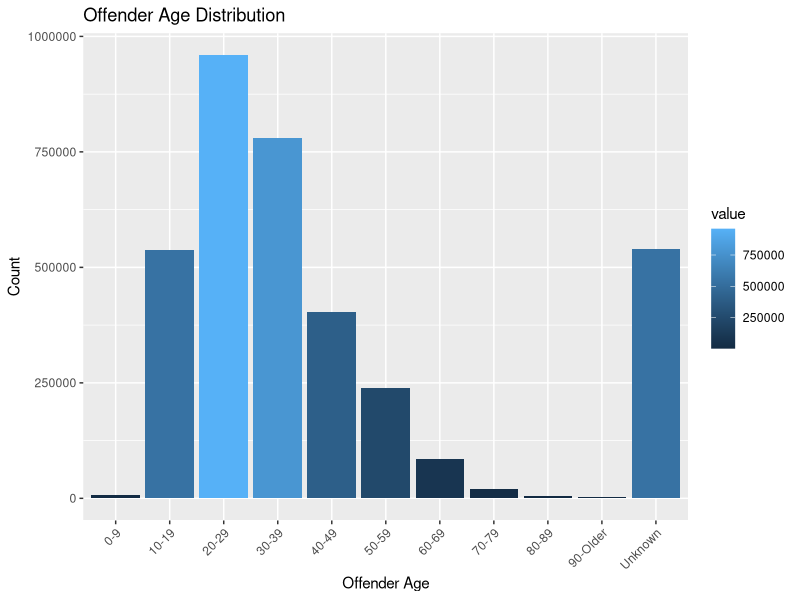
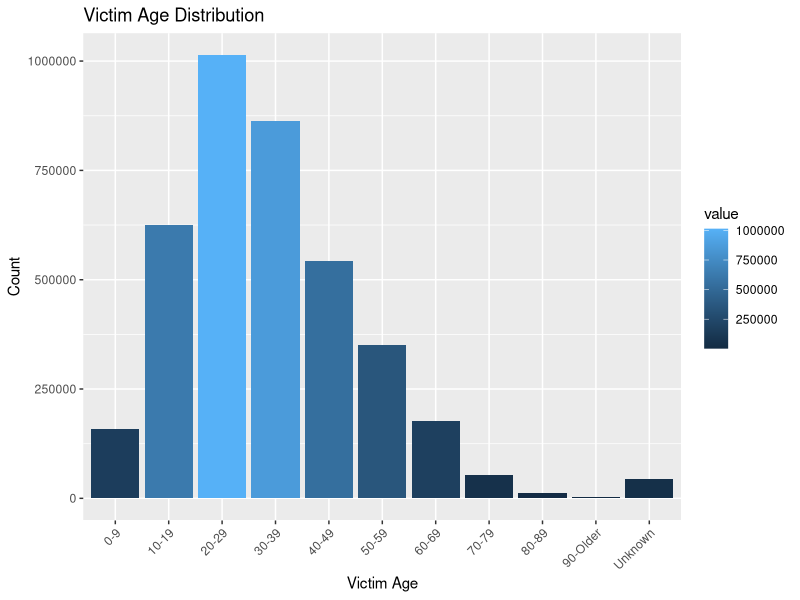
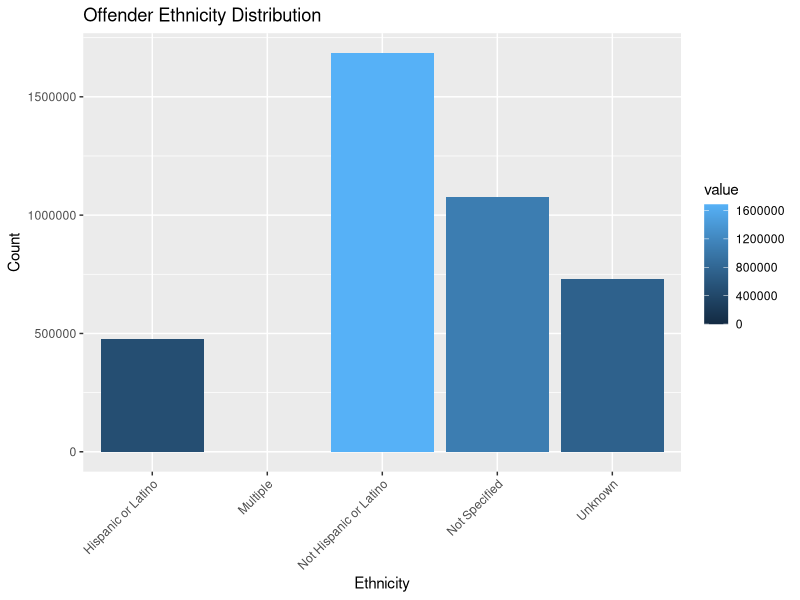
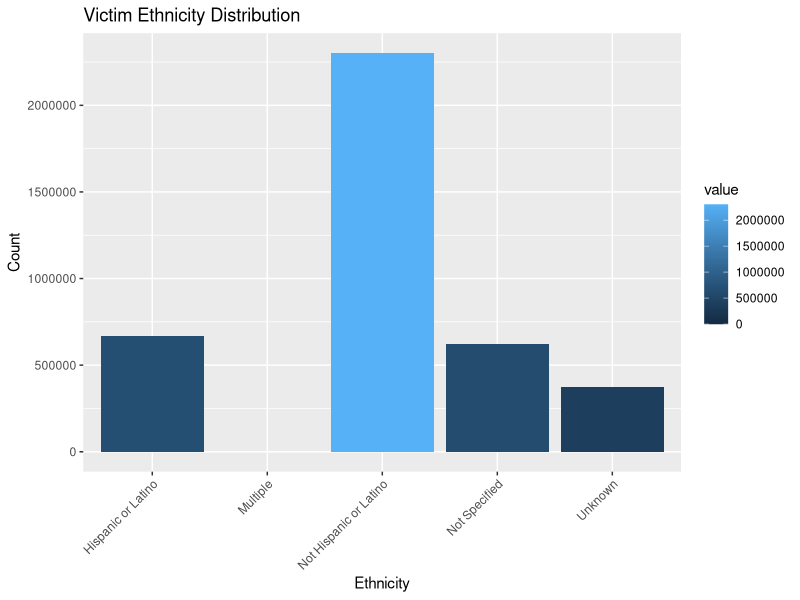
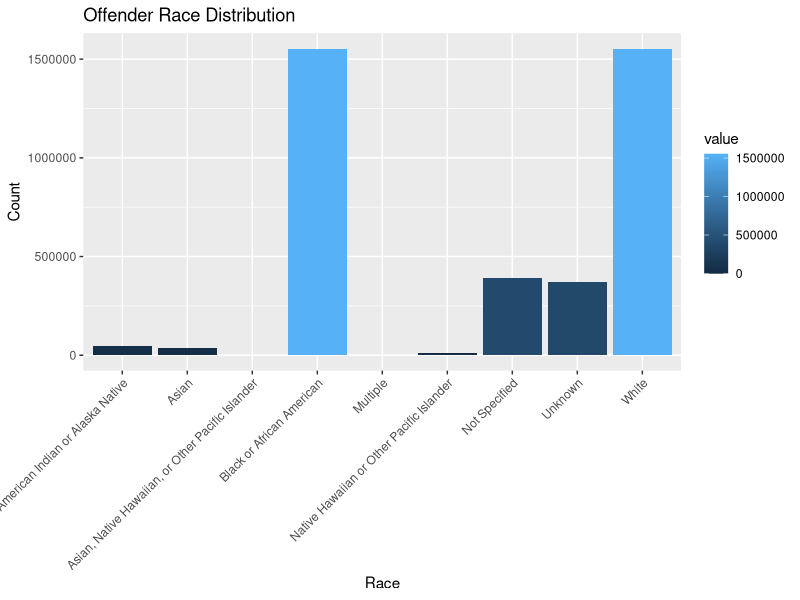
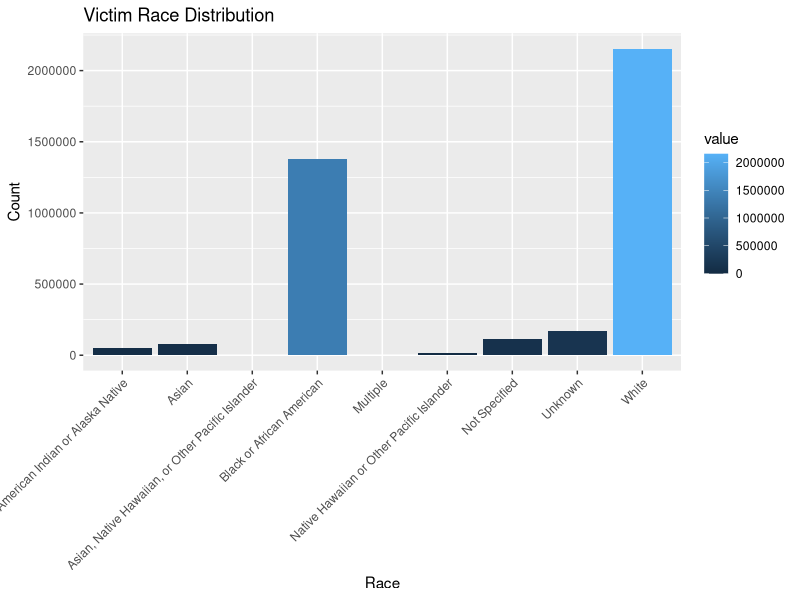
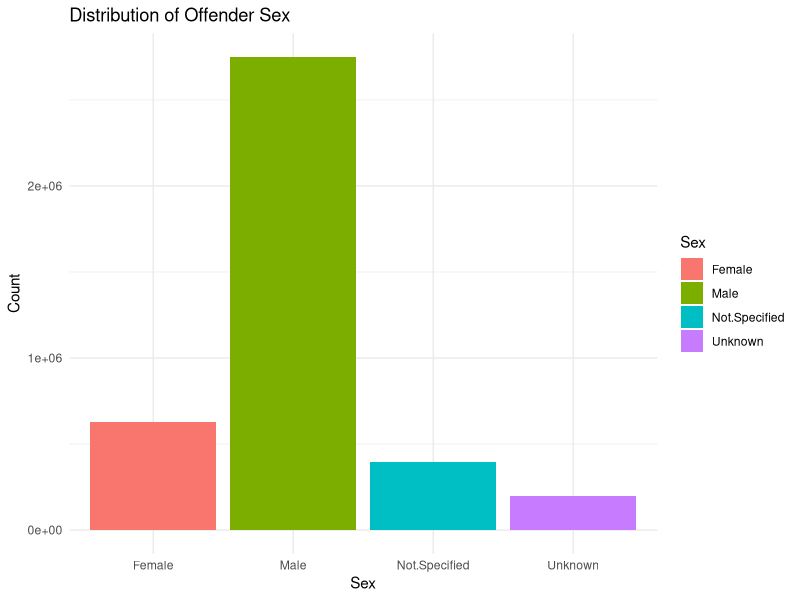
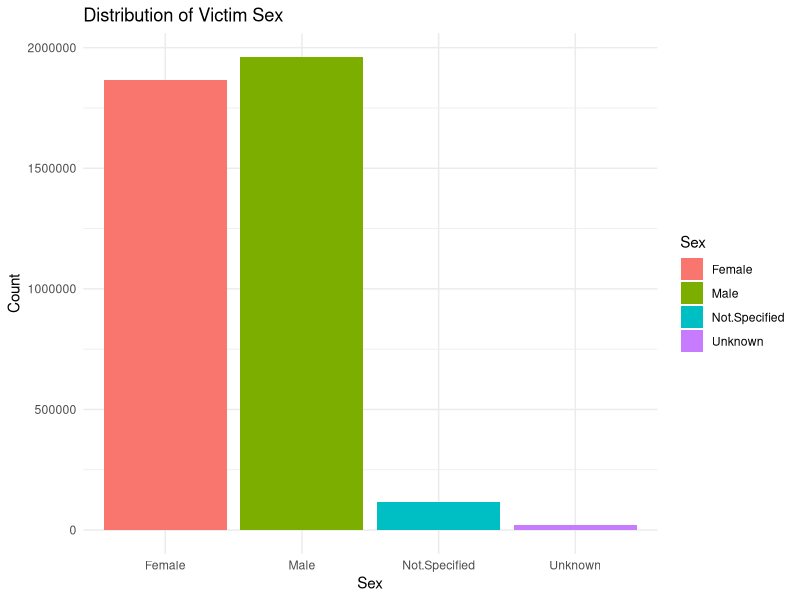

Reproduce these figures in R, in order.
## ---- chunk 1
library(dplyr)
library(ggplot2)
library(readr)
library(tidyr)

data1 <- read.csv("Offender.csv")
data2 <- read.csv("Victim.csv")
data3 <- read.csv("Offender_ethnicity.csv")
data4 <- read.csv("Victim_ethnicity.csv")
data5 <- read.csv("Offender_race.csv")
data6 <- read.csv("Victim_race.csv")
data7 <- read.csv("Offender_sex.csv")
data8 <- read.csv("Victim_sex.csv")
data9 <- read.csv("Location.csv")
data10 <- read.csv("Relationship.csv")
data11 <- read.csv("Weapon.csv")
data12 <- read.csv("Offense.csv")

colnames(data2)

data7_long <- data7 %>%
  pivot_longer(
    cols = everything(),          
    names_to = "Sex",             
    values_to = "Count"           
  )

data8_long <- data8 %>%
  pivot_longer(
    cols = everything(),          
    names_to = "Sex",             
    values_to = "Count"           
  )
## ---- chunk 2
# Offender Counts
ggplot(data1, aes(x = key, y = value, fill = value)) + 
  geom_bar(stat = "identity") +
  labs(title = "Offender Age Distribution", x = "Offender Age", y = "Count") +
  theme(axis.text.x = element_text(angle = 45, hjust = 1))

# Victim Counts
ggplot(data2, aes(x = key, y = value, fill = value)) + 
  geom_bar(stat = "identity") +
  labs(title = "Victim Age Distribution", x = "Victim Age", y = "Count") +
  theme(axis.text.x = element_text(angle = 45, hjust = 1))
## ---- chunk 3
# Offender Ethnicity Counts
ggplot(data3, aes(x = key, y = value, fill = value)) + 
  geom_bar(stat = "identity") +
  labs(title = "Offender Ethnicity Distribution", x = "Ethnicity", y = "Count") +
  theme(axis.text.x = element_text(angle = 45, hjust = 1))

# Victim Ethnicity Counts
ggplot(data4, aes(x = key, y = value, fill = value)) + 
  geom_bar(stat = "identity") +
  labs(title = "Victim Ethnicity Distribution", x = "Ethnicity", y = "Count") +
  theme(axis.text.x = element_text(angle = 45, hjust = 1))
## ---- chunk 4
# Offender Race Counts
ggplot(data5, aes(x = key, y = value, fill = value)) + 
  geom_bar(stat = "identity") +
  labs(title = "Offender Race Distribution", x = "Race", y = "Count") +
  theme(axis.text.x = element_text(angle = 45, hjust = 1))

# Victim Race Counts
ggplot(data6, aes(x = key, y = value, fill = value)) + 
  geom_bar(stat = "identity") +
  labs(title = "Victim Race Distribution", x = "Race", y = "Count") +
  theme(axis.text.x = element_text(angle = 45, hjust = 1))
## ---- chunk 5
# Offender sex
ggplot(data7_long, aes(x = Sex, y = Count, fill = Sex)) +
  geom_bar(stat = "identity") +
  labs(title = "Distribution of Offender Sex", x = "Sex", y = "Count") +
  theme_minimal()

# Victim sex
ggplot(data8_long, aes(x = Sex, y = Count, fill = Sex)) +
  geom_bar(stat = "identity") +
  labs(title = "Distribution of Victim Sex", x = "Sex", y = "Count") +
  theme_minimal()
## ---- chunk 6
# Location of Incidents
ggplot(data9, aes(x = key, y = value, fill = value)) +
  geom_bar(stat = "identity") +
  labs(title = "Incidents by Location", x = "Location", y = "Count") +
  theme(axis.text.x = element_text(angle = 45, hjust = 1))
## ---- chunk 7
# Weapons used at Incident
ggplot(data11, aes(x = key, y = value, fill = value)) +
  geom_bar(stat = "identity") +
  labs(title = "Incidents by Weapon", x = "Weapon", y = "Count") +
  theme(axis.text.x = element_text(angle = 45, hjust =1))
## ---- chunk 8
# Type of Offense
ggplot(data12, aes(x = key, y = value, fill = value)) +
  geom_bar(stat = "identity") +
  coord_flip() +
  labs(title = "Type of Offense", x= "Offense", y = "Count") +
  theme(axist.text.x = element_text(angle = 45, hjust =1))
## ---- chunk 9
# Relationship between Offender and Victim
ggplot(data10, aes(x = key, y = value, fill = value)) +
  geom_bar(stat = "identity") +
  coord_flip() +
  labs(title = "Relationship Between Offender and Victim", x = "Relationship", y = "Count")
